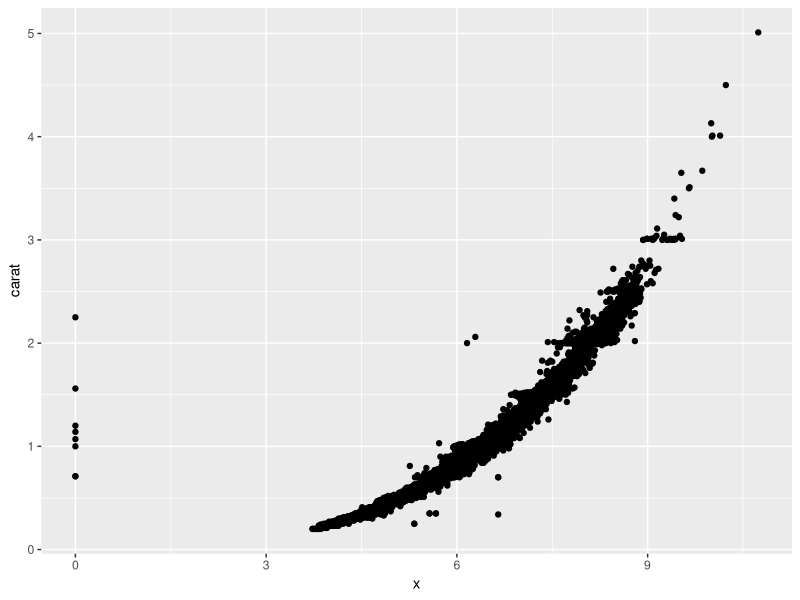
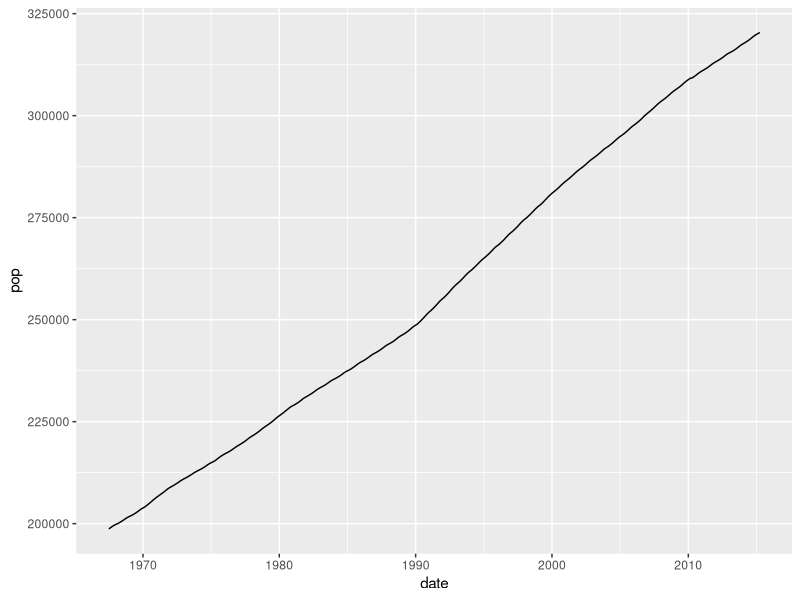
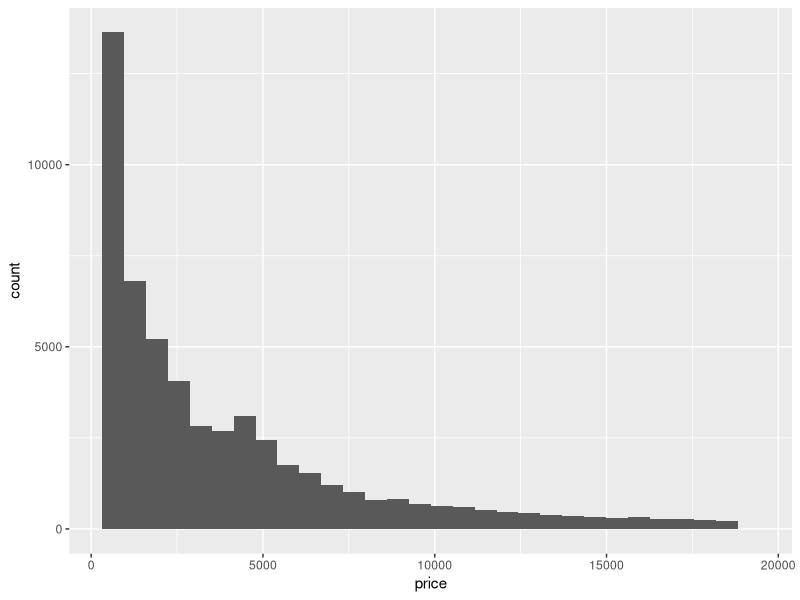
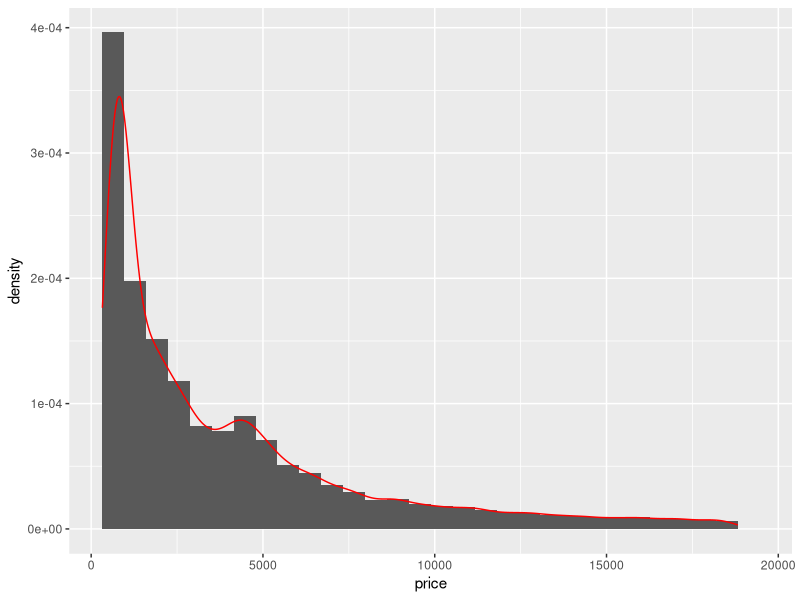
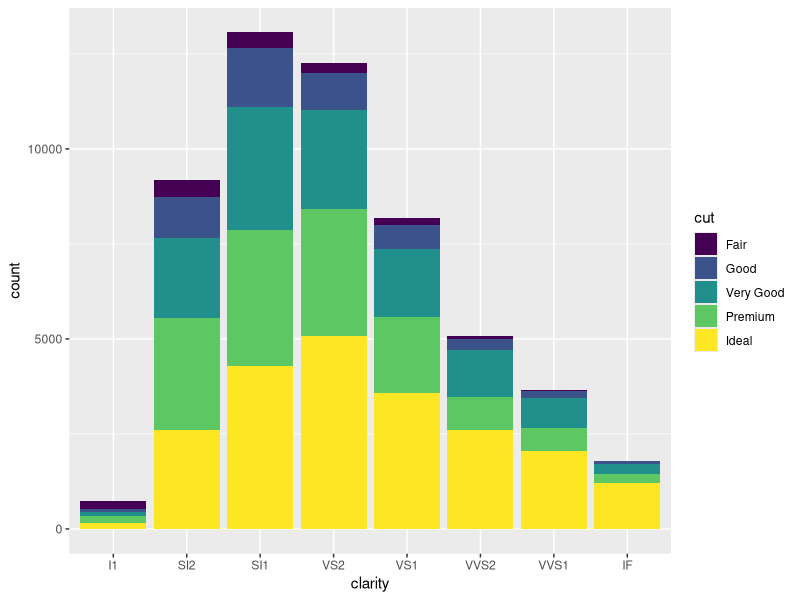
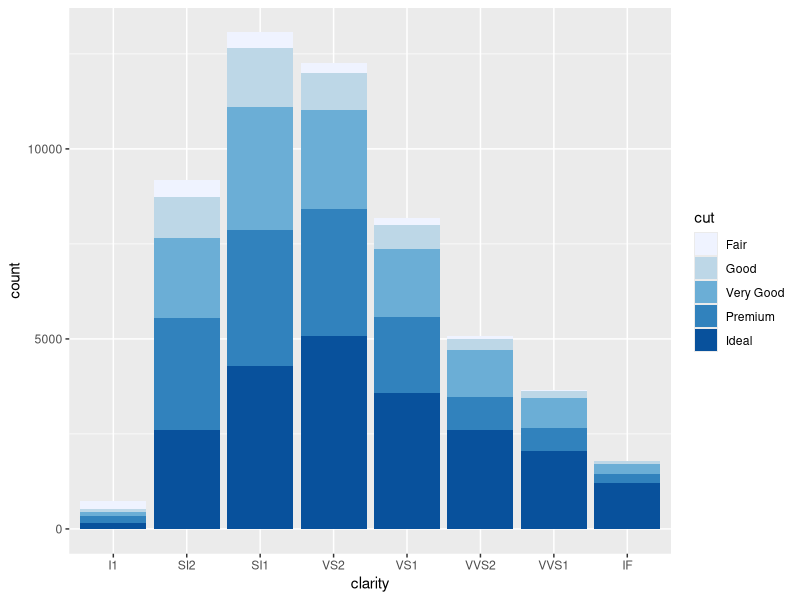
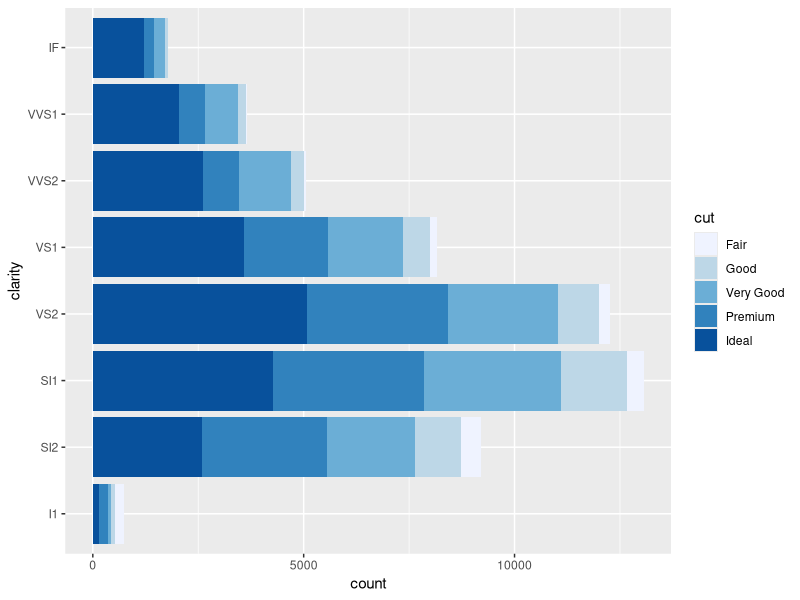
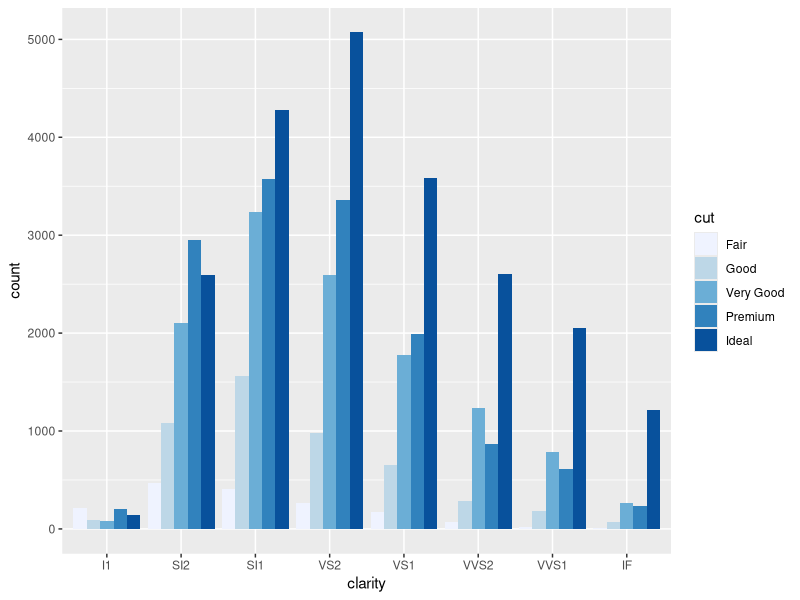

Write R code to recreate these figures, in order.
## ------------------------------------------------------------------------
library(ggplot2)
head(diamonds)

## ------------------------------------------------------------------------
ggplot(data=diamonds, aes(x = x, y = carat)) +
  geom_point()

## ----, eval=FALSE--------------------------------------------------------
## ggplot(data=diamonds, aes(x = x, y = carat)) +
##   geom_point()

## ----, eval=FALSE--------------------------------------------------------
## ggplot() +
##   layer(data = diamonds, mapping = aes(x = x, y = carat),
##                  geom = "point", stat = "identity", pos = "identity") +
##   scale_x_continuous() +
##   scale_y_continuous() +
##   coord_cartesian() +
##   theme()

## ----, eval=FALSE--------------------------------------------------------
## ggplot(diamonds, aes(x,carat)) +
##   geom_point()

## ----, eval=FALSE--------------------------------------------------------
## ggplot(data = economics, aes(x = date, y = pop)) +
##   geom_line()

## ------------------------------------------------------------------------
ggplot(data = economics, aes(x = date, y = pop)) + 
  geom_line()

## ----, eval=FALSE--------------------------------------------------------
## ggplot(data = diamonds, aes(x = price)) +
##   geom_histogram()
## 

## ----, message=FALSE-----------------------------------------------------
ggplot(data = diamonds, aes(x = price)) + 
  geom_histogram()


## ----, message=FALSE-----------------------------------------------------
ggplot(data = diamonds, aes(x = price)) + 
  geom_histogram(aes(y = ..density..)) + geom_density(color = "red")


## ------------------------------------------------------------------------
ggplot(data=diamonds, aes(x = clarity, fill = cut)) +
  geom_bar()

## ------------------------------------------------------------------------
library(RColorBrewer)
ggplot(data=diamonds, aes(x = clarity, fill = cut)) +
  geom_bar() + scale_fill_brewer()

## ------------------------------------------------------------------------
ggplot(data=diamonds, aes(x = clarity, fill = cut)) +
  geom_bar() + scale_fill_brewer() + 
  coord_flip()

## ------------------------------------------------------------------------
ggplot(data=diamonds, aes(x = clarity, fill = cut)) +
  geom_bar(position = "dodge") + scale_fill_brewer()

## ------------------------------------------------------------------------
ggplot(data=diamonds, aes(x = clarity, fill = cut)) +
  geom_bar() + scale_fill_brewer() + facet_wrap(~cut)

## ------------------------------------------------------------------------
ggplot(data=diamonds, aes(x = clarity, fill = cut)) +
  geom_bar() + scale_fill_brewer() +  facet_wrap(~cut) + theme_bw()

## ----, echo=FALSE--------------------------------------------------------
df <- data.frame(
  variable = c("resembles", "does not resemble"),
  value = c(80, 20)
)

## ------------------------------------------------------------------------
ggplot(df, aes(x = "", y = value, fill = variable)) + geom_bar(width = 1,
stat = "identity") + scale_fill_manual(values = c("red", "yellow")) +
  coord_polar("y", start = pi / 3) + labs(title = "Pac man")

